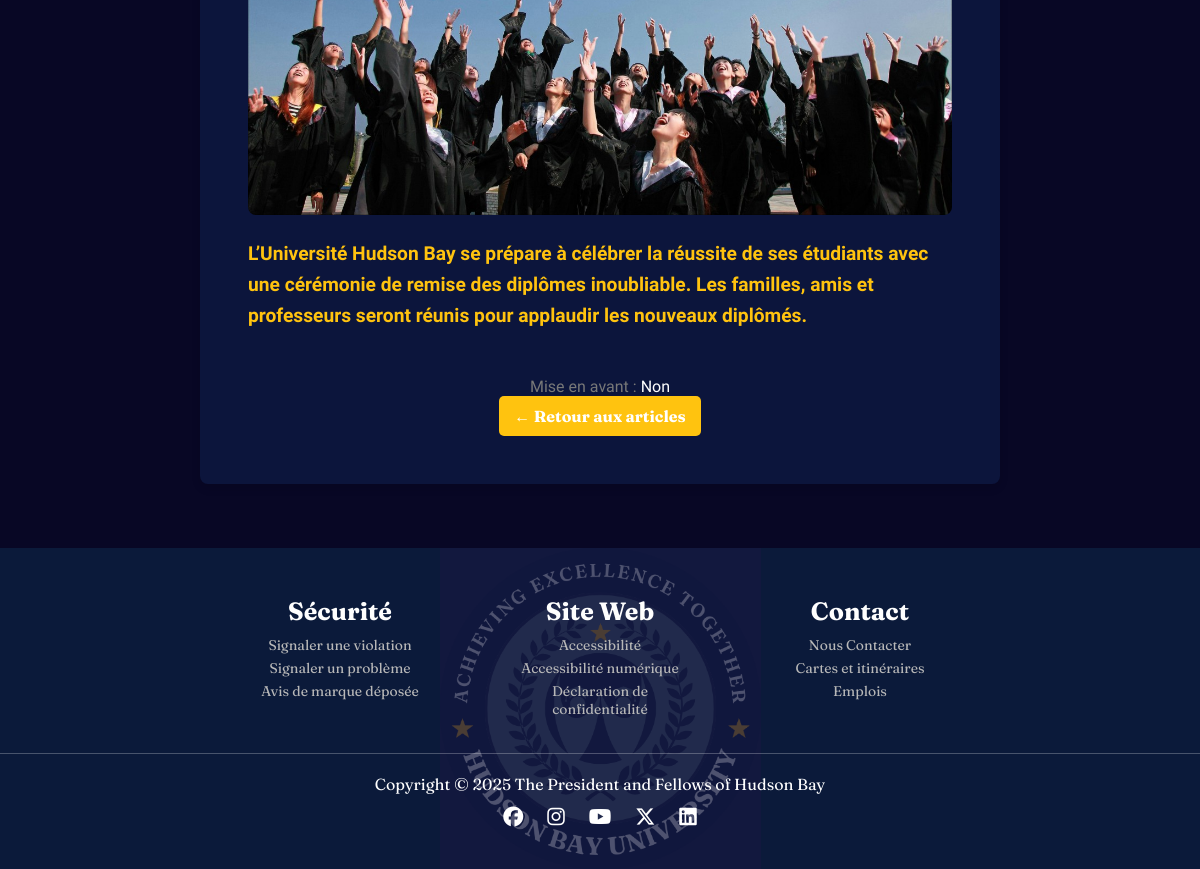
Before: /article.php?nom=Cérémonie+de+remise+des+diplômes+2025 (lower part) with the older database file.
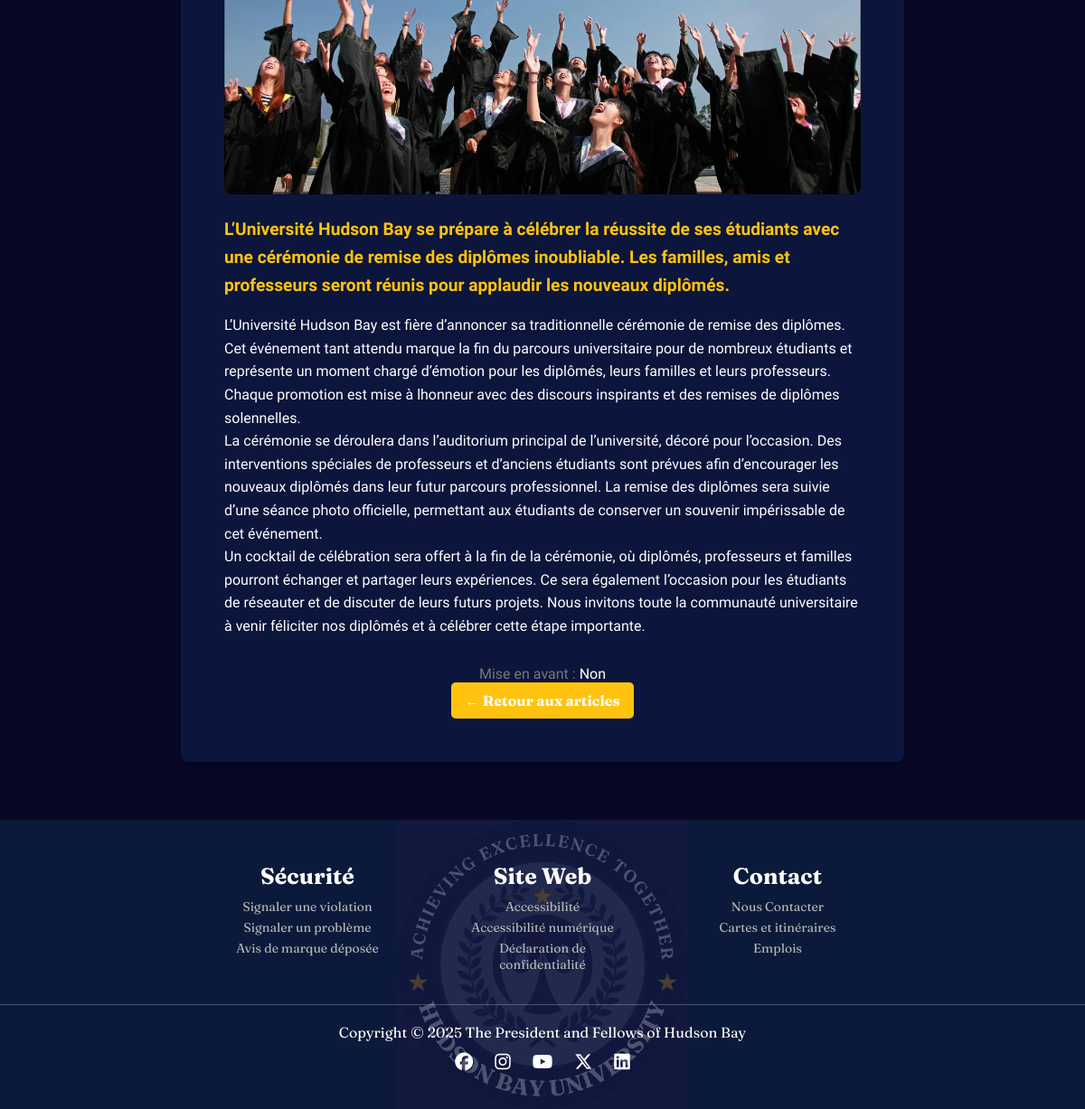
After: the same page with the newer database file.
### tables this page shows
CREATE TABLE `articles` (
  `id` int(11) NOT NULL,
  `titre` varchar(255) NOT NULL,
  `description` text NOT NULL,
  `image` varchar(100) NOT NULL,
  `auteur` varchar(100) NOT NULL,
  `categories` varchar(100) NOT NULL,
  `txt_1` text NOT NULL,
  `txt_2` text NOT NULL,
  `txt_3` text NOT NULL,
  `mise_en_avant` varchar(1) NOT NULL,
  `date` varchar(100) NOT NULL

);

### vue/article.php (called while the page is built)
<?php
require_once 'pages/article.php';

### article.php (called while the page is built, shortened)
<?php
require_once 'controleur/controleur.php';
require_once 'vue/article.php';

### vue/pages/article.php (the view, shortened to what this page needs)
<?php
require_once 'structure/inc.head.php';
?>
<?php
if (isset($_GET['nom']) && !empty($_GET['nom'])) {
    $nom = $_GET['nom'];
    $sql = "SELECT * FROM articles WHERE titre = :nom LIMIT 1";
    $stmt = $bdd->prepare($sql);
    $stmt->execute(['nom' => $nom]);
    $article = $stmt->fetch();
    if ($article) {
?>
        <section class="article">
            <div class="article-container">
                <div class="row-column">
                    <?php if (!empty($article['image'])): ?>
                        <div class="article-image-container">
                            <img src="<?= htmlspecialchars($article['image']) ?>" alt="Image de l'article" class="article-image">
                        </div>
                    <?php endif; ?>
                    <div class="article-content">
                        <p class="article-description"><?= nl2br(htmlspecialchars($article['description'])) ?></p>
                        <p><?= nl2br(htmlspecialchars($article['txt_1'])) ?></p>
                        <p><?= nl2br(htmlspecialchars($article['txt_2'])) ?></p>
                        <p><?= nl2br(htmlspecialchars($article['txt_3'])) ?></p>
                    </div>
                    <div class="article-footer">
                        <p><strong>Mise en avant :</strong> <?= ($article['mise_en_avant'] == 1 ? "Oui" : "Non") ?></p>
                        <a href="actualites.php" class="btn-back">← Retour aux articles</a>
                    </div>
                </div>
            </div>
        </section>
<?php
    } else {
        echo "<p class='error'>Aucun article trouvé pour ce titre.</p>";
    }
} else {
    echo "<p class='error'>Paramètre 'nom' manquant ou vide dans l'URL.</p>";
}
require_once 'structure/inc.footer.php';
?>

Changed rows visible on the page:
changed articles: txt_1 (not shown) → "L’Université Hudson Bay est fière d’annoncer sa traditionnelle cérémonie de remise des diplômes. Cet événement tant attendu marque la fin du parcours universitaire pour de nombreux étudiants et représente un moment chargé d’émotion pour les diplômés, leurs familles et leurs professeurs. Chaque promotion est mise à lhonneur avec des discours inspirants et des remises de diplômes solennelles."; txt_2 (not shown) → "La cérémonie se déroulera dans l’auditorium principal de l’université, décoré pour l’occasion. Des interventions spéciales de professeurs et d’anciens étudiants sont prévues afin d’encourager les nouveaux diplômés dans leur futur parcours professionnel. La remise des diplômes sera suivie d’une séance photo officielle, permettant aux étudiants de conserver un souvenir impérissable de cet événement."; txt_3 (not shown) → "Un cocktail de célébration sera offert à la fin de la cérémonie, où diplômés, professeurs et familles pourront échanger et partager leurs expériences. Ce sera également l’occasion pour les étudiants de réseauter et de discuter de leurs futurs projets. Nous invitons toute la communauté universitaire à venir féliciter nos diplômés et à célébrer cette étape importante."
